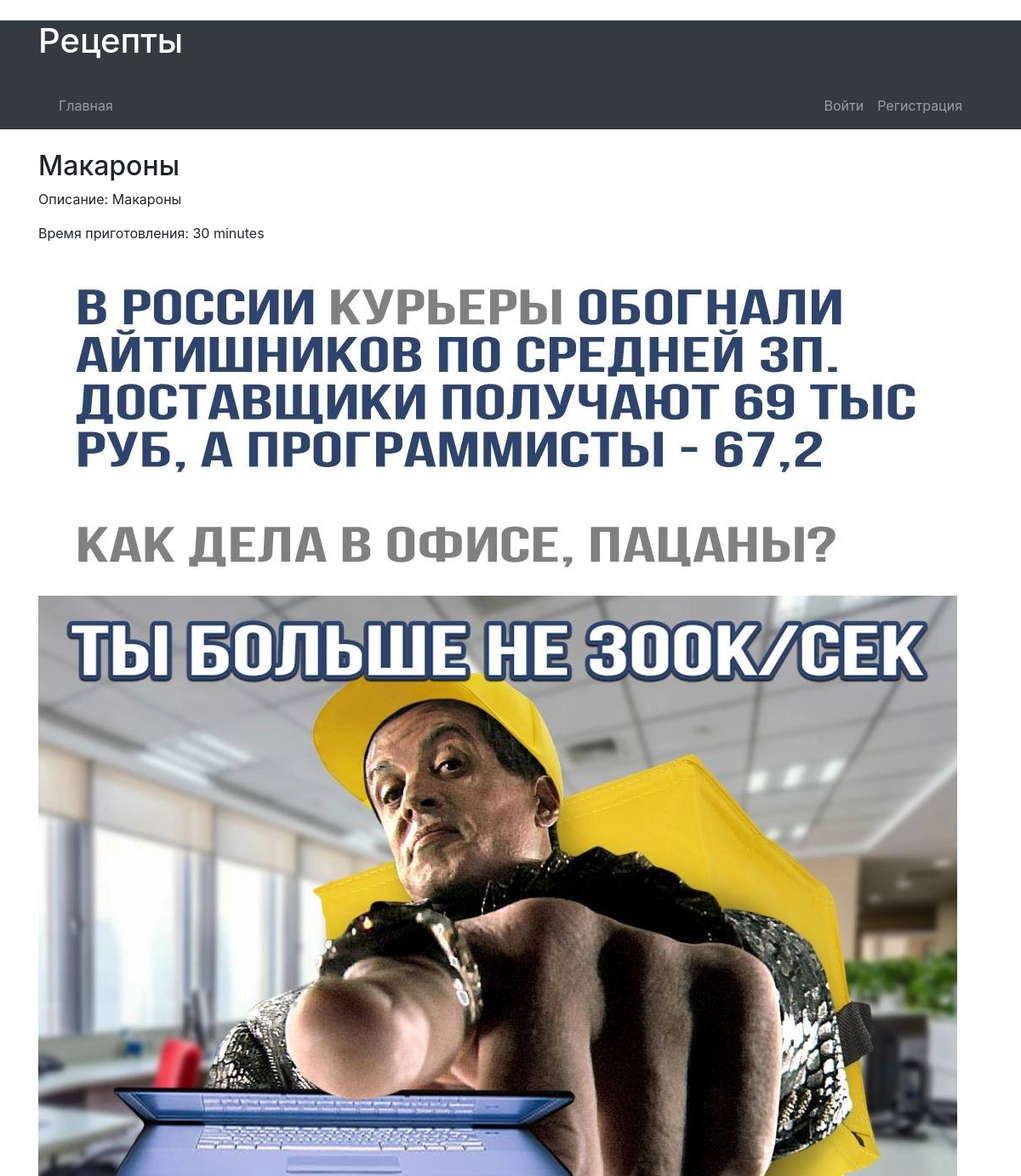
Screenshot of /recipe/11/ with the database file from the repository.
### recipes_app/models.py (models this page shows, shortened)
class Recipe(models.Model):
    name = models.CharField(max_length=200)
    description = models.TextField()
    cooking_steps = models.TextField()
    preparation_time = models.PositiveIntegerField()
    image = models.ImageField(upload_to='images/')
    author = models.ForeignKey(User, on_delete=models.CASCADE, related_name='recipes')

### recipes_app/views.py (the view)
# urls.py: path('recipe/<int:recipe_id>/', views.recipe_detail, name='recipe_detail'),
def recipe_detail(request, recipe_id):
    recipe = get_object_or_404(Recipe, id=recipe_id)
    return render(request, 'recipe_detail.html', {'recipe': recipe})

### recipes_app/templates/recipe_detail.html (shortened to what this page needs)
{% extends 'base.html' %}
{% block content %}
    <h2>{{ recipe.name }}</h2>
    <p>Описание: {{ recipe.description }}</p>
    <p>Время приготовления: {{ recipe.preparation_time }} minutes</p>
    {% if recipe.image %}
        <img src="{{ recipe.image.url }}" alt="{{ recipe.name }}" class="img-fluid">
    {% endif %}
{% endblock %}

### rows the page displays
Recipe: name "Макароны", description "Макароны", preparation_time "30", image (picture)
